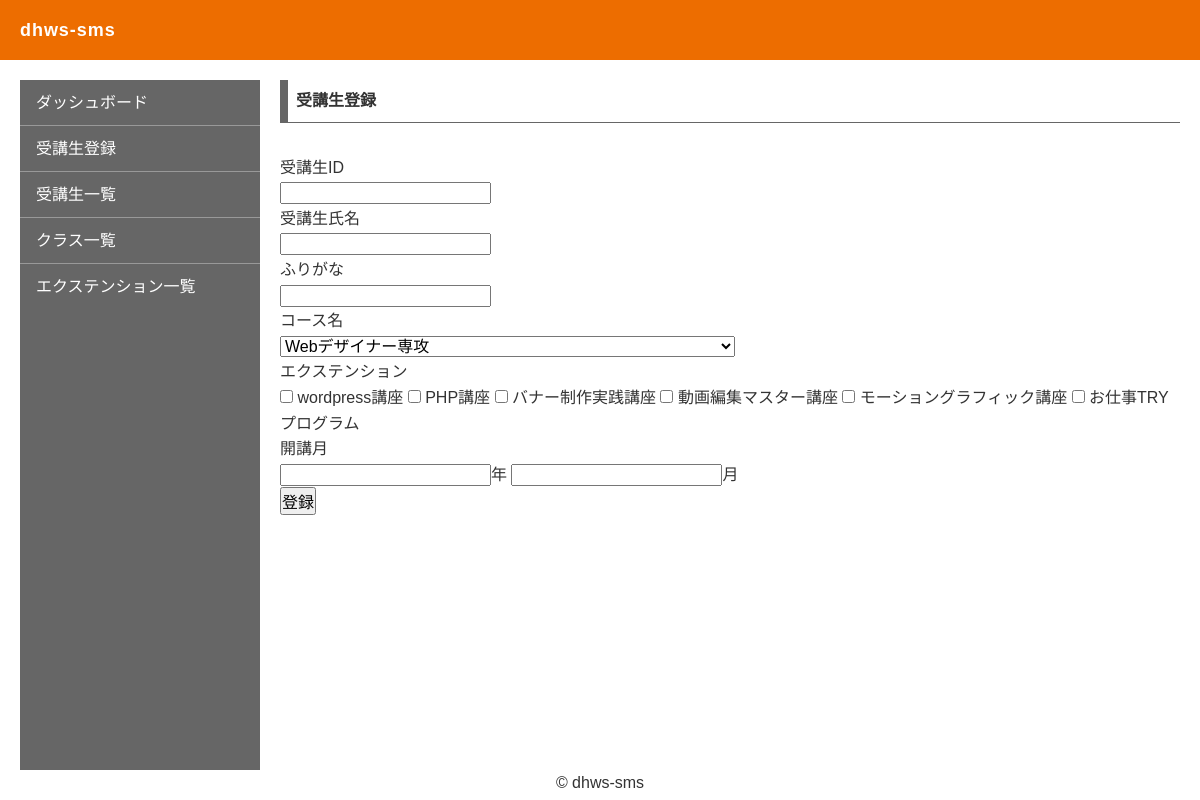
Screenshot of /page-student.php with the database file from the repository.
### tables this page shows
CREATE TABLE `ex_table` (
  `exID` int(11) NOT NULL,
  `exName` varchar(64) NOT NULL,
  `courseTerm` int(12) NOT NULL
);

### select-class.php (the view)
<?php
    $dbn ='mysql:dbname=gsacs_d03_01;charset=utf8;port=3306;host=localhost';
    $user = 'root';
    $pwd = '';
    try {
        $pdo = new PDO($dbn, $user, $pwd);
        $sql = 'SELECT * FROM class_table';
        $stmt = $pdo->prepare($sql);
        $statusDB = $stmt->execute();
        if ($statusDB == false) {
            $error = $stmt->errorInfo();
            exit('sqlError:'.$error[2]);
        } else {
            $result = $stmt->fetchAll(PDO::FETCH_ASSOC);
            $output = "";
            if($page=="class"){
                foreach ($result as $record) {
                    $output .= "
                        <li>
                            <div>{$record["className"]}</div>
                            <div>{$record["courseTerm"]}</div>
                            <div><a href='./page-class-edit.php?id={$record["classID"]}'>編集</a></div>
                        </li>
                    ";
                }
            }else if($page=="student"){
                foreach ($result as $record) {
                    $output .= "
                        <option value='{$record["classID"]}'>
                            {$record["className"]}
                        </option>
                    ";
                }
            }
        }
    } catch (PDOException $e) {
        echo json_encode(["db error" => "{$e->getMessage()}"]);
        exit();
    }
?>

### select-extension.php
<?php
    $dbn ='mysql:dbname=gsacs_d03_01;charset=utf8;port=3306;host=localhost';
    $user = 'root';
    $pwd = '';
    try {
        $pdo = new PDO($dbn, $user, $pwd);
        $sql = 'SELECT * FROM ex_table';
        $stmt = $pdo->prepare($sql);
        $statusDB = $stmt->execute();
        if ($statusDB == false) {
            $error = $stmt->errorInfo();
            exit('sqlError:'.$error[2]);
        } else {
            $resultEx = $stmt->fetchAll(PDO::FETCH_ASSOC);
            $outputEx = "";
            if($page=="extension"){
                foreach ($resultEx as $record) {
                    $outputEx .= "
                        <li>
                            <div>{$record["exName"]}</div>
                            <div>{$record["courseTerm"]}</div>
                        </li>
                    ";
                }
            }else if($page=="student"){
                foreach ($resultEx as $record) {
                    $outputEx .= "
                        <label>
                            <input type='checkbox' name='extension[]' value='{$record["exID"]}' />
                            {$record["exName"]}
                        </label>
                    ";
                }
            }
        }
    } catch (PDOException $e) {
        echo json_encode(["db error" => "{$e->getMessage()}"]);
        exit();
    }
?>

### style.css (style rules this page uses)
body { overflow-x: hidden; width: 100%; margin: 0; padding: 0; color: #333333; font-size: 16px; font-family: "游ゴシック体", "Yu Gothic", YuGothic, Meiryo, "メイリオ", "ヒラギノ角ゴ Pro", "Hiragino Kaku Gothic Pro", "ＭＳ Ｐゴシック", "MS PGothic", Osaka, sans-serif; line-height: 1.6; }
* { font-size: 1em; margin: 0; padding: 0; -webkit-box-sizing: border-box; box-sizing: border-box; }

### rows the page displays
ex_table: exName "wordpress講座"
ex_table: exName "PHP講座"
ex_table: exName "バナー制作実践講座"
ex_table: exName "動画編集マスター講座"
ex_table: exName "モーショングラフィック講座"
ex_table: exName "お仕事TRYプログラム"

### other values shown
form field classID "Webデザイナー専攻"
